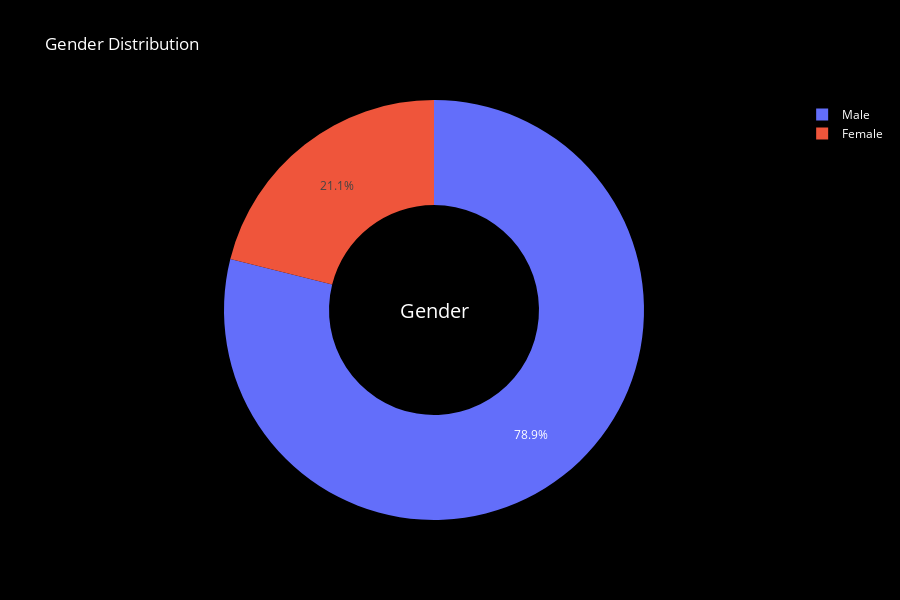

Source (notebook cell):
### Markdown cell above
#### Analysis on Sex and Age

### Code cell
plot_df = df['sex'].value_counts().reset_index()
fig = go.Figure(data=[go.Pie(labels=plot_df['sex'], values=plot_df['count'], hole=0.5)])


fig.update_layout(
        title_text=f"Gender Distribution",
        showlegend=True,
        annotations=[dict(text='Gender', x=0.5, y=0.5, font_size=20, showarrow=False)],
        plot_bgcolor='black',  
        paper_bgcolor='black',  
        font=dict(color='white'),
        height = 600,
        xaxis=dict(showgrid=False),  # Hide x-axis grid lines for the first plot
        # yaxis=dict(showgrid=False),  # Hide y-axis grid lines for the first plot

    )

# Show plot
fig.show()

### Figure 1 — Plotly figure (JSON) as saved in the notebook; plotly's stock layout.template omitted (floating-point values rounded to 4 significant figures)
{"data": [{"hole": 0.5, "labels": ["Male", "Female"], "type": "pie", "values": [726, 194]}], "layout": {"annotations": [{"font": {"size": 20}, "showarrow": false, "text": "Gender", "x": 0.5, "y": 0.5}], "font": {"color": "white"}, "height": 600, "paper_bgcolor": "black", "plot_bgcolor": "black", "showlegend": true, "title": {"text": "Gender Distribution"}, "xaxis": {"showgrid": false}}}
